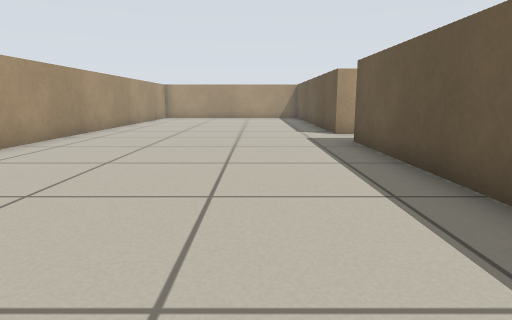
View 1 (above)

19 first-person views from a walk through a Stage world. The camera is 0.51 m above the floor, tilts 10° down and sees 75° across. The lines on the ground mark 1 m squares. The floor is counted in squares, 0.5 m on a side. Each view is taken from the middle of a square. On the plan, view 1 faces up. The plan holds only what a view shows up to about 13 squares ahead; the rest is blank. Robots are left out.

View 2
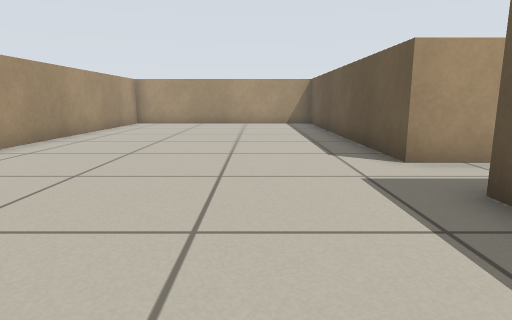

View 3
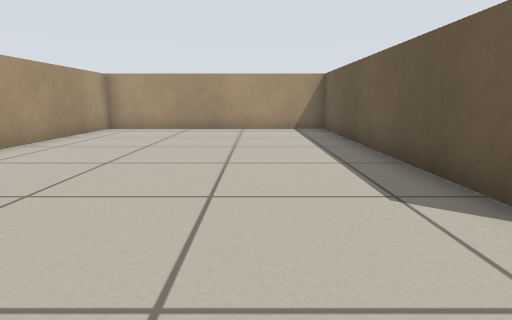

View 4
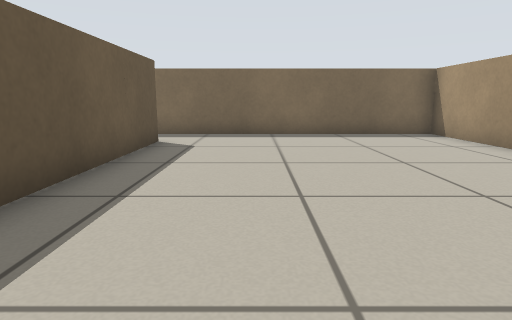

View 5
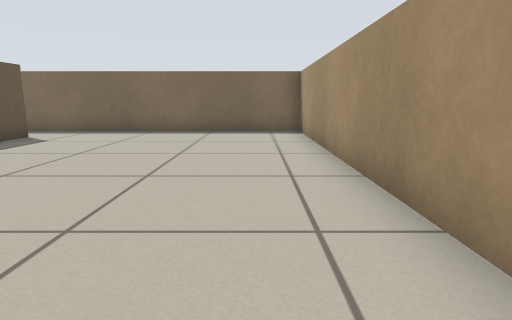

View 6
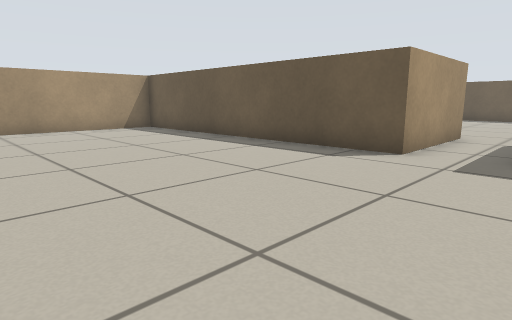

View 7
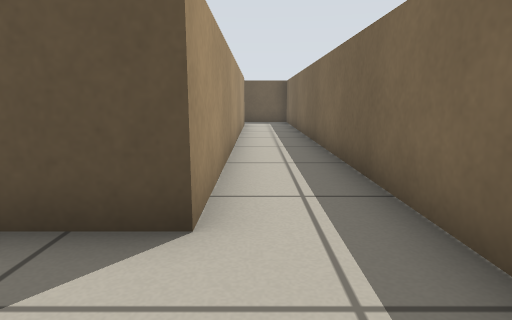

View 8
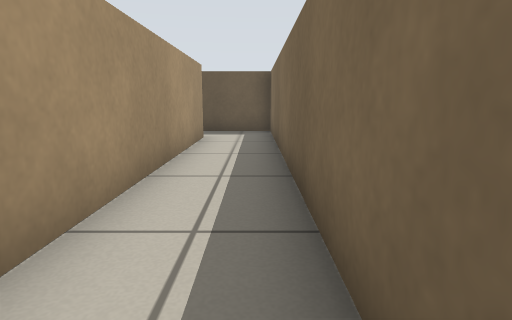

View 9
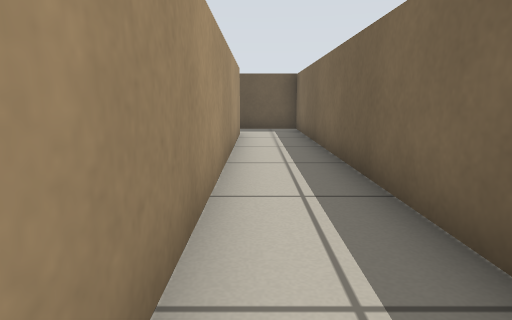

View 10
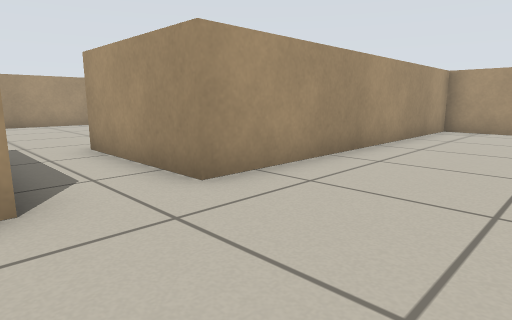

View 11
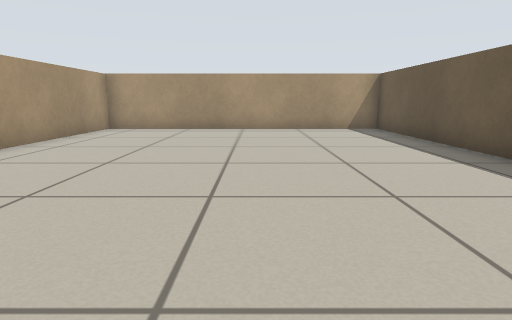

View 12
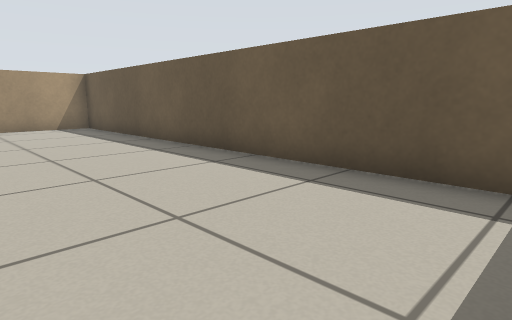

View 13
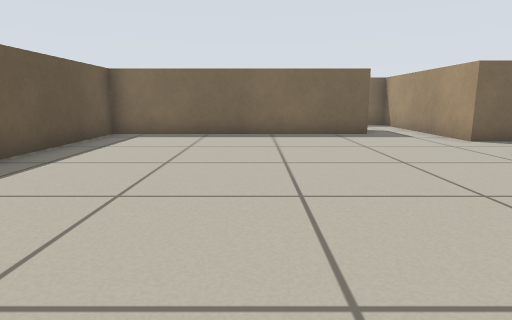

View 14
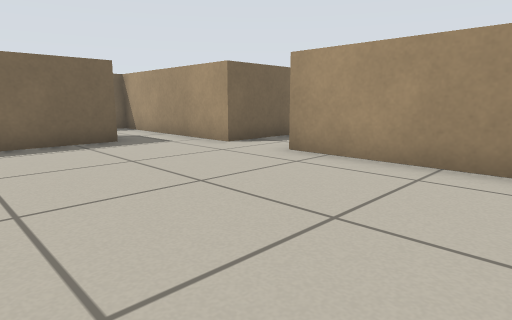

View 15
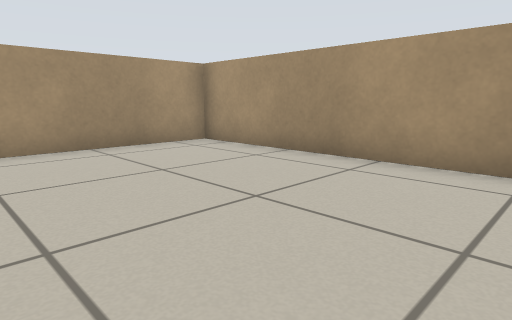

View 16
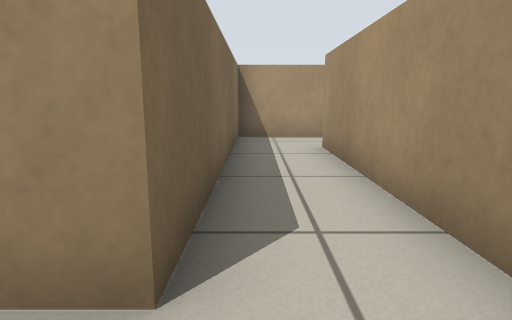

View 17
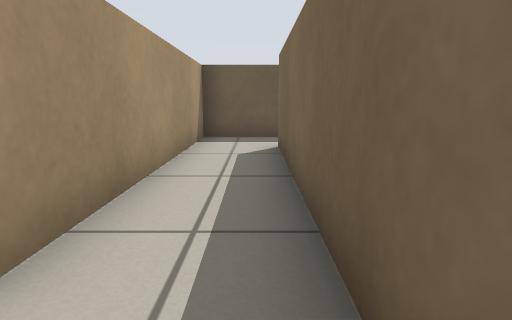

View 18
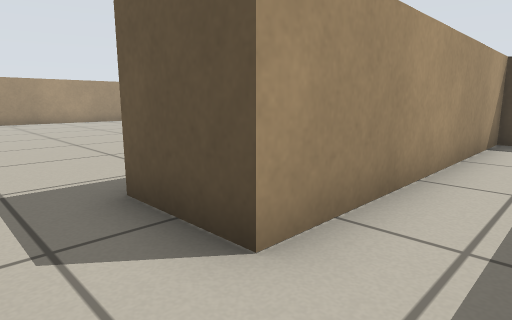

View 19
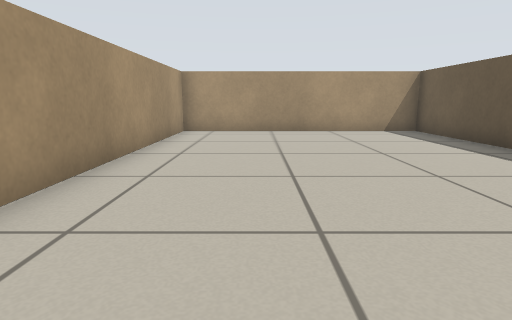

### Floor plan
Points are (right, up) in squares from view 1. A wall is a line through its corners. A room is listed if a view was taken in it or the views show most of it. See-through windows are left out.
Room 1 (views 1, 2, 3, 4, 5, 6, 7, 8, 9, 19)
walls: (4, 8.5) (6.5, 8.5); (6.5, 10.5) (2.5, 10.5) (2.5, 20.5) (-5.5, 20.5) (-5.5, -1.5) (16.5, -1.5) (16.5, 2.5); (14.5, 2.5) (14.5, 1.8); (14.5, 0.5) (2.5, 0.5) (2.5, 8.5)
ways out: opening at (6, 9.5) to room 2; opening at (15.5, 1.5) to room 3
Room 2 (views 10, 11, 12, 13, 14, 15)
walls: (6.5, 8.5) (6.5, 4.5); (8.5, 4.5) (8.5, 6.5) (16.5, 6.5) (16.5, 20.5) (6.5, 20.5) (6.5, 10.5)
ways out: opening at (6, 9.5) to room 1; opening at (7.5, 5.5) to room 3
Room 3 (views 16, 17, 18)
walls: (6.5, 4.5) (6.5, 2.5) (14.5, 2.5); (16.5, 2.5) (16.5, 4.5) (8.5, 4.5)
ways out: opening at (15.5, 1.5) to room 1; opening at (7.5, 5.5) to room 2

Positions as (right, up) in squares from view 1, and headings:
1: (0, 0), facing up
2: (0, 5), facing up
3: (0, 8), facing up
4: (0, 9), facing down
5: (-4, 10), facing down
6: (-4, 8), facing up-right
7: (0, 0), facing right
8: (5, -1), facing right
9: (4, 0), facing right
10: (10, 8), facing up-left
11: (12, 8), facing up
12: (12, 7), facing up-right
13: (12, 17), facing down
14: (12, 15), facing down-left
15: (14, 15), facing up-left
16: (16, 3), facing left
17: (7, 3), facing right
18: (7, 3), facing up-right
19: (-3, 9), facing up
